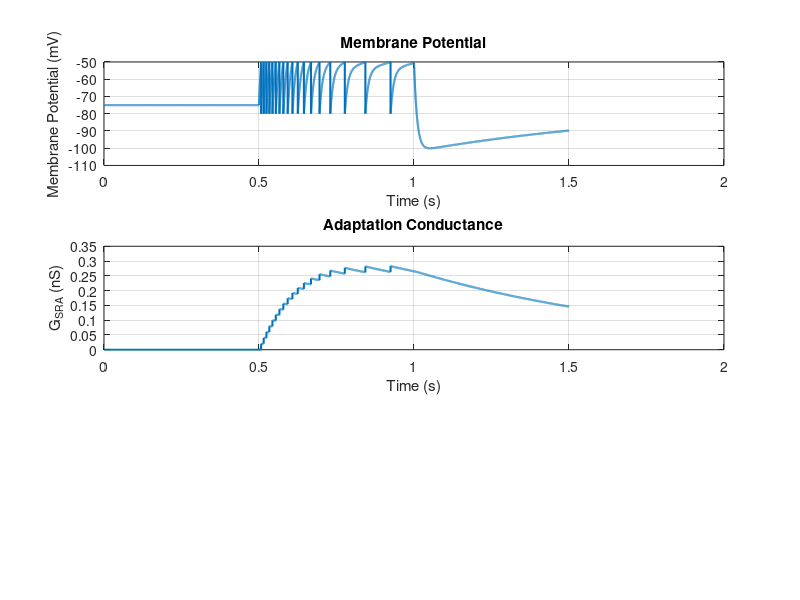

The MATLAB source for this figure: (Note: this script raises an error after producing the figure.)
% Parameters
EL = -75e-3;             % Resting potential (mV)
V_th = -50e-3;           % Threshold potential (mV)
V_reset = -80e-3;        % Reset potential (mV)
delta_th = 2e-3;         % (mV)
Gl = 10e-9;              % (ns)
Cm = 100e-12;            % Membrane capacitance (pF)
a = 2e-9;                % (ns)
b= 0.02e-9;              % (nA)
tsra = 200e-3;           % Adaptation time constant (s)

% Simulation parameters
dt = 0.0001;
t = 0:dt:1.5;

% Input current
Iapp = zeros(size(t));
Iapp(t >= 0.5 & t <= 1.0) = 500e-12;  % 500 pA pulse from 0.5 to 1.0 s

% Initial conditions
V = EL * ones(size(t)); % Initial membrane potential
I_SRA = zeros(size(t)); % Initial adaptation conductance

% Simulation loop (Euler's method)
for i = 1:length(t)-1
    % Update dV/dt
    dVmdt = Gl * ((EL - V(i)) + delta_th * exp((V(i)-V_th) / delta_th)) - I_SRA(i) + Iapp(i);
    dVmdt = dVmdt*(1/Cm);
    V(i+1) = V(i) + dVmdt * dt;
    
    % Update dG_SRA/dt
    dISRA_dt = a * (V(i)- EL) - I_SRA;
    I_SRA(i+1) = I_SRA(i) + dISRA_dt(i) * dt;
    
    % Check for spike
    if V(i+1) > V_th
        V(i+1) = V_reset;           % Reset membrane potential
        I_SRA(i+1) = I_SRA(i+1) + b; % Increment adaptation conductance
    end
end

subplot(3,1,1);
plot(t, V * 1e3, 'LineWidth', 1.5);
xlabel('Time (s)');
ylabel('Membrane Potential (mV)');
title('Membrane Potential');
grid on;

subplot(3,1,2);
plot(t, I_SRA * 1e9, 'LineWidth', 1.5);
xlabel('Time (s)');
ylabel('G_{SRA} (nS)');
title('Adaptation Conductance');
grid on;

sgtitle('AELIF Model with Adaptation');
